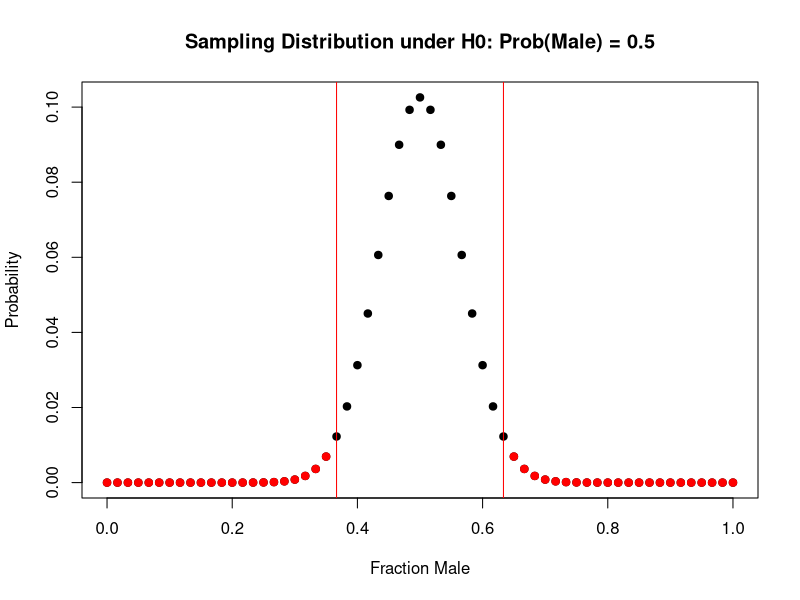
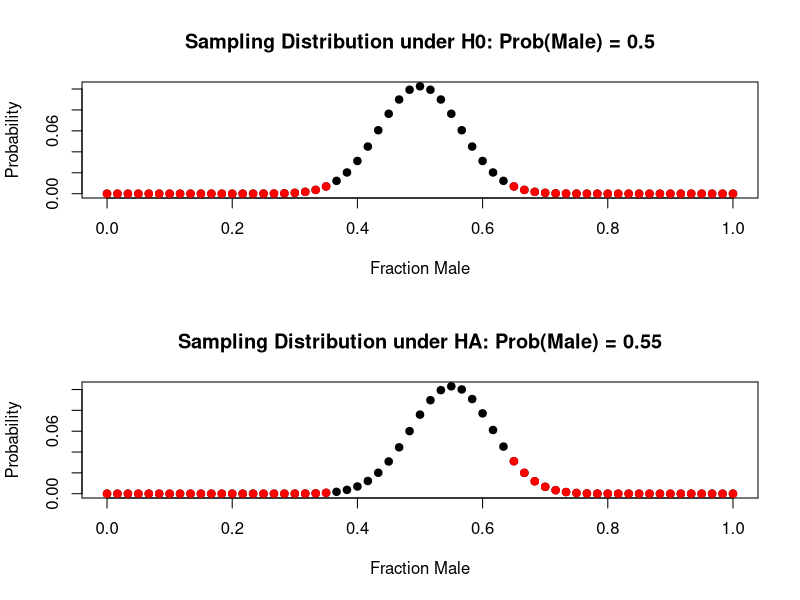
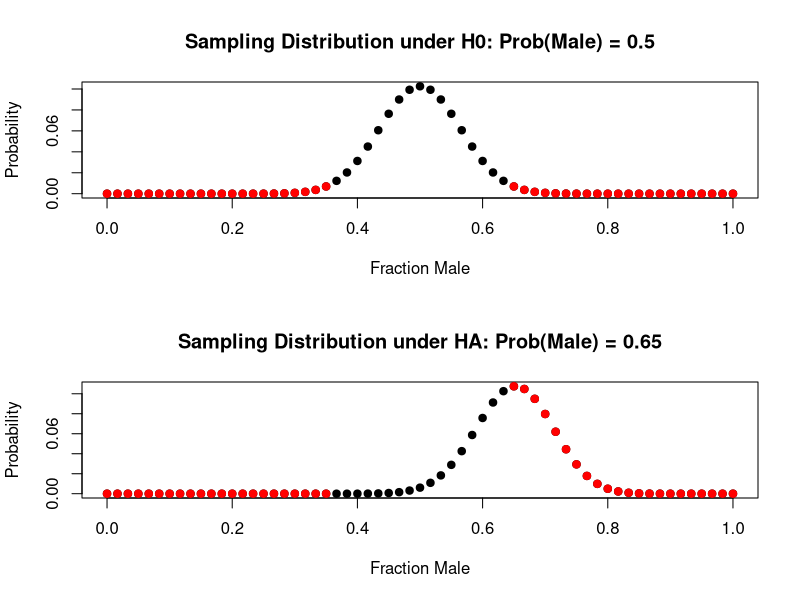
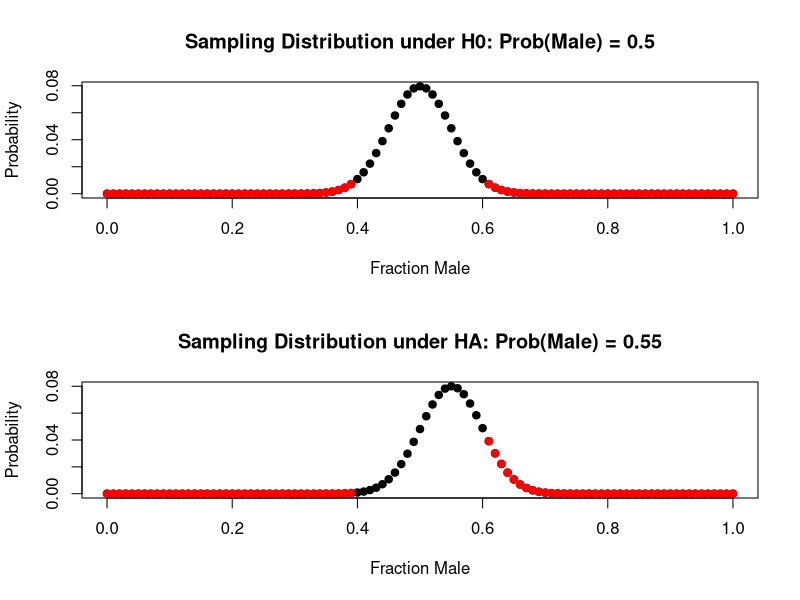
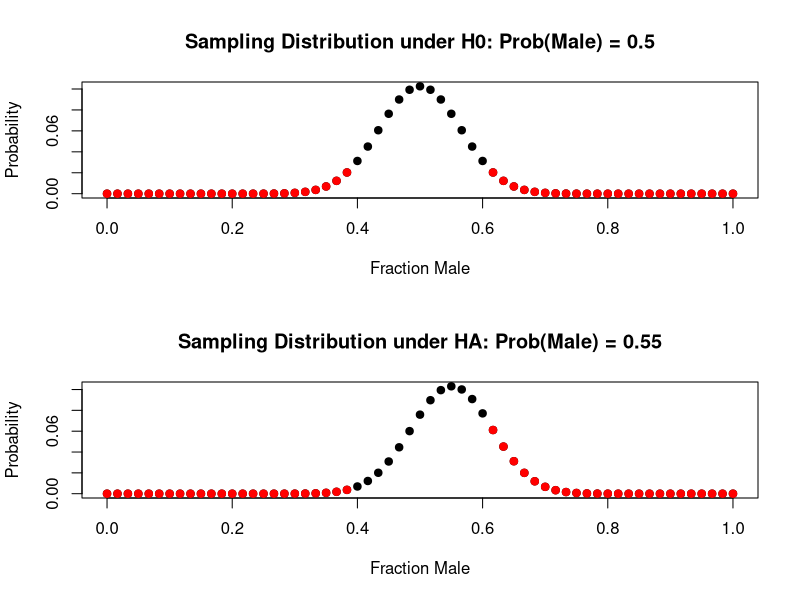

Reproduce these figures in R, in order.
rm(list = ls())
##################### Power analysis ####################################
# 
# Power analysis answers the question: What is the sample size that is needed to 
# detect a particular effect?

# Imagine that we are sampling a population for males and females and we are 
# interested in whether males and females equally common in the population. 
# Male versus female is a binary, categorical characteristic. So long as we 
# sample randomly, we can use the binomial as a sampling distribution. The 
# binomial has the parameters p (probability of "male") and n (sample size).
# 
# If we are interested in whether males and females are equally likely, our null 
# hypothesis is defined on the parameter p such that p = 0.5. That is a 
# statement that males and females are equally likely in the population. 
null.p <- 0.5 

# To do a hypothesis test, we find the sampling distribution for the male/female
# sex ratio under the null hypothesis. Let's first pick a sample size.  
sample.size <- 60

# We will use the binomial and convert from # of males to fraction male by 
# simply dividing by the sample size. This tells us the probaiblity of seeing 
# a certain fraction of males in our smaple under the null hypothesis of equal
# numbers of males and females.

# Here is a visual of the sampling distribution under the null hypothesis.
poss.num.males <- 0:sample.size
prob <- dbinom(poss.num.males, sample.size, null.p)
poss.frac.males <- poss.num.males/sample.size
plot(poss.frac.males, prob, pch = 19,
     xlab = 'Fraction Male', ylab = 'Probability',
     main = 'Sampling Distribution under H0: Prob(Male) = 0.5')

# Now we pick a type I error level test. 
alpha <- 0.05

# Find the critical values for the test. 
crit.test.values <- qbinom(c(alpha/2, 1 - alpha/2), 
                           size = sample.size, 
                           prob = null.p)/sample.size
# Plot the critical values
abline(v = crit.test.values, col = 'red')
# Find the rejection region and label points in red.
rej.indx <- poss.frac.males < crit.test.values[1] | poss.frac.males > crit.test.values[2]
rej.region <- poss.frac.males[rej.indx]
# Label the rejection region points in red.
points(rej.region, prob[rej.indx], pch = 19, col = 'red')

# At this point, our test is set up. We now sample 60 individuals, count the 
# number of males, and then evaluate whether it is in the rejection region. 
# If it is, we reject the null hypothesis. If it is not, we fail to reject it. 

# But what if we have a suspicion that the actual fraction that is male is 55%, 
# what is our chance of rejecting the null? This is the essence of power. We 
# want to know the probability of correctly rejecting the null given the actual 
# fraction male is something different than 0.5. To do this, we need to pick a 
# possible alternative to the null. Here, we will pick prob(male) = 0.55. 
# 
# What we are doing now is eavluating the power to detect a particular "effect 
# size". An effect size is the difference between the null and what you aim to 
# detect. Let's calculate it. 

hyp.real.p <- 0.55 # Presumed real p value
(effect.size <- hyp.real.p - null.p)


# Now we create what the sampling distribution would be if the male fraction is 
# actually 55%. We do that again with a binomial distribution, but we need to 
# now use a different probability, prob(Male) = 0.55. 
alt.prob <- dbinom(poss.num.males, sample.size, hyp.real.p)

# Let's plot it on a paired plot. 
par(mfcol = c(2,1))
# First, the sampling distribution under the null.
plot(poss.frac.males, prob, pch = 19,
     xlab = 'Fraction Male', ylab = 'Probability',
     main = 'Sampling Distribution under H0: Prob(Male) = 0.5')
points(rej.region, prob[rej.indx], pch = 19, col = 'red')

# Now, the sampling distribution under the alternative of a particular effect 
# size. 
plot(poss.frac.males, alt.prob, pch = 19,
     xlab = 'Fraction Male', ylab = 'Probability',
     main = paste('Sampling Distribution under HA: Prob(Male) = ',hyp.real.p,
                  sep = ''))
# Now let's plot the rejection region of the null hypothesis test on this 
# sampling distribution. By doing so, we are getting a picture of how often we 
# would reject the null IF THE ALTERNATIVE OF A SPECIFIC EFFECT WERE TRUE. 
# This is the essence of a power analysis. 
points(rej.region, alt.prob[rej.indx], pch = 19, col = 'red')

# The power is the probability of rejecting the null under the alternative. 
# To calculate that probability, we just sum of the probability of the red 
# values of the sampling distribution under the alternative. 

(power <- sum(alt.prob[rej.indx]))


################## Increasing Power ######################################
# In this case, there are three ways to increase power. Really all we have here 
# is a statement about what the world is like (the effect size), our sampling
# scheme (the sample size), and our choice about Type I error. Changing any one
# alters the power. 
# 
# For the same alpha value and the same sample size, power is higher when 
# detecting larger effects. 
sample.size <- 60
effect.size <- 0.15
alpha = 0.05
hyp.real.p <- null.p + effect.size
alt.prob <- dbinom(poss.num.males, sample.size, hyp.real.p)
par(mfcol = c(2,1))
plot(poss.frac.males, prob, pch = 19,
     xlab = 'Fraction Male', ylab = 'Probability',
     main = 'Sampling Distribution under H0: Prob(Male) = 0.5')
points(rej.region, prob[rej.indx], pch = 19, col = 'red')
plot(poss.frac.males, alt.prob, pch = 19,
     xlab = 'Fraction Male', ylab = 'Probability',
     main = paste('Sampling Distribution under HA: Prob(Male) = ',hyp.real.p,
                  sep = ''))
points(rej.region, alt.prob[rej.indx], pch = 19, col = 'red')
(power <- sum(alt.prob[rej.indx]))

# For the same alpha value and the same effect size, power is higher when you 
# have a larger sample size. 
effect.size <- 0.05
sample.size <- 100
alpha <- 0.05
hyp.real.p <- null.p + effect.size
poss.num.males <- 0:sample.size; poss.frac.males <- poss.num.males/sample.size
null.prob <- dbinom(poss.num.males, sample.size, null.p)
alt.prob <- dbinom(poss.num.males, sample.size, hyp.real.p)
par(mfcol = c(2,1))
plot(poss.frac.males, null.prob, pch = 19,
     xlab = 'Fraction Male', ylab = 'Probability',
     main = 'Sampling Distribution under H0: Prob(Male) = 0.5')
crit.test.values <- qbinom(c(alpha/2, 1 - alpha/2), 
                           size = sample.size, 
                           prob = null.p)/sample.size
rej.indx <- poss.frac.males < crit.test.values[1] | poss.frac.males > crit.test.values[2]
rej.region <- poss.frac.males[rej.indx]
points(rej.region, null.prob[rej.indx], pch = 19, col = 'red')
plot(poss.frac.males, alt.prob, pch = 19,
     xlab = 'Fraction Male', ylab = 'Probability',
     main = paste('Sampling Distribution under HA: Prob(Male) = ',hyp.real.p,
                  sep = ''))
points(rej.region, alt.prob[rej.indx], pch = 19, col = 'red')
(power <- sum(alt.prob[rej.indx]))
# Increasing the sample size here almost doubled the power. 



# Last, increasing the type I error with the same sample size can also increase
# the power. But, of course, this trades off with Type I error. Let's increase 
# Type I error to 0.1
effect.size <- 0.05
sample.size <- 60
alpha <- 0.1
hyp.real.p <- null.p + effect.size
poss.num.males <- 0:sample.size; poss.frac.males <- poss.num.males/sample.size
null.prob <- dbinom(poss.num.males, sample.size, null.p)
alt.prob <- dbinom(poss.num.males, sample.size, hyp.real.p)
par(mfcol = c(2,1))
plot(poss.frac.males, null.prob, pch = 19,
     xlab = 'Fraction Male', ylab = 'Probability',
     main = 'Sampling Distribution under H0: Prob(Male) = 0.5')
crit.test.values <- qbinom(c(alpha/2, 1 - alpha/2), 
                           size = sample.size, 
                           prob = null.p)/sample.size
rej.indx <- poss.frac.males < crit.test.values[1] | poss.frac.males > crit.test.values[2]
rej.region <- poss.frac.males[rej.indx]
points(rej.region, null.prob[rej.indx], pch = 19, col = 'red')
plot(poss.frac.males, alt.prob, pch = 19,
     xlab = 'Fraction Male', ylab = 'Probability',
     main = paste('Sampling Distribution under HA: Prob(Male) = ',hyp.real.p,
                  sep = ''))
points(rej.region, alt.prob[rej.indx], pch = 19, col = 'red')
(power <- sum(alt.prob[rej.indx]))
# Power in this case is about 19%. 